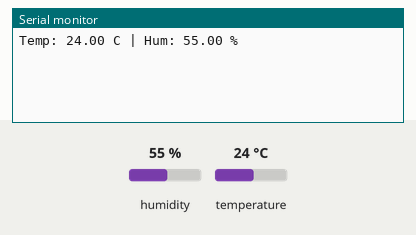
Simulated run of this sketch. Board: ESP32. On the bench: the last lines printed to the serial monitor. The test bench sets the inputs (shaded band); at power-on: humidity 55 %, temperature 24 °C.

Above: at 5.1 s.
5.2 s: humidity set to 22 %
8.4 s: temperature set to 12 °C
At 11.2 s:
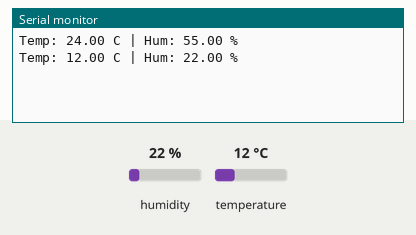
11.6 s: humidity set to 40 %
At 16.2 s:
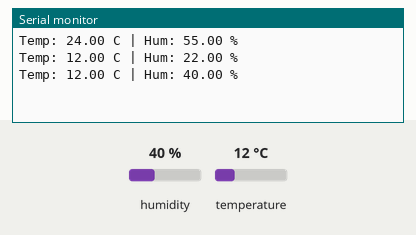
Timing chart, 0 to 17.7 s (numbered marks = the images above; inputs shaded):
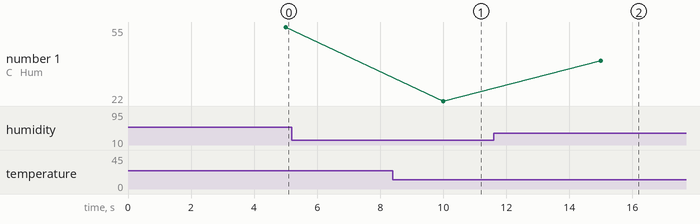

The sketch:

AHT20Sensor.ino
```cpp
#include <Arduino.h>
#include "AHTSensorManager.h"

AHTSensorManager sensor;    //"quản lý cảm biến"

void setup() {
    Serial.begin(115200);   // Khởi tạo Serial

    sensor.begin(); // Khởi tạo cảm biến
}

void loop() {
  sensor.update();
  static unsigned long printTimer = 0;
    if (millis() - printTimer > 5000) {
        Serial.printf("Temp: %.2f C | Hum: %.2f %%\n",
                      sensor.getTemp(),
                      sensor.getHumi());
        printTimer = millis();
    }
}
```

AHTSensorManager.cpp
```cpp
#include "AHTSensorManager.h"

// Khởi tạo các giá trị mặc định cho đối tượng
AHTSensorManager::AHTSensorManager() {
    currentState = INIT;
    lastTimestamp = 0;
}

// Kiểm tra kết nối với cảm biến qua I2C
void AHTSensorManager::begin() {
    if (!aht.begin()) {
        currentState = ERROR; // Nếu không tìm thấy cảm biến, chuyển sang lỗi
    } else {
        currentState = IDLE;  // Sẵn sàng hoạt động
    }
}

void AHTSensorManager::update() {
  switch (currentState) {
    case INIT:
      begin();
      break;

    case IDLE:
      if (millis() - lastTimestamp >= 2000) { // Sau 2 giây nghỉ thì mới bắt đầu chu kỳ đo mới
        currentState = TRIGGER;
      }
      break;

    case TRIGGER:
      currentState = WAITING; // Chuẩn bị chuyển sang bước chờ cảm biến xử lý
      lastTimestamp = millis();
      break;

    case WAITING:
    // Đợi ít nhất 80ms theo datasheet của AHT20 để dữ liệu sẵn sàng
      if (millis() - lastTimestamp >= 80) { // Wait for measurement
        currentState = READ_DATA;
      }
      break;

    case READ_DATA:
      sensors_event_t hum_event, temp_event;
      aht.getEvent(&hum_event, &temp_event);

      this->temp = temp_event.temperature;   // Lấy dữ liệu từ thư viện
      this->humi = hum_event.relative_humidity; // Cập nhật độ ẩm vào biến class

  currentState = IDLE;
  lastTimestamp = millis();
  break;

      currentState = IDLE; // Quay lại trạng thái nghỉ
      lastTimestamp = millis();
      break;

      case ERROR:
        break;
  }
}

// Trả về giá trị nhiệt độ đã lưu
float AHTSensorManager::getTemp() {return temp; }
// Trả về giá trị độ ẩm đã lưu
float AHTSensorManager::getHumi() {return humi; }
```

AHTSensorManager.h
```cpp
#ifndef AHT_SENSOR_MANAGER_H  // Header Guard: Ngăn việc nạp file này 2 lần gây lỗi biên dịch
#define AHT_SENSOR_MANAGER_H

#include <Wire.h> // Thư viện hỗ trợ giao tiếp I2C
#include <Adafruit_AHTX0.h> // Thư viện điều khiển cảm biến AHT10/AHT20

enum SensorState {
  INIT, // Khởi tạo cảm biến
  IDLE, // Trạng thái nghỉ, chờ đến lần đo tiếp theo
  TRIGGER,  // Ra lệnh cho cảm biến bắt đầu đo
  WAITING,  // Chờ cảm biến xử lý dữ liệu
  READ_DATA,  // Đọc dữ liệu từ cảm biến và lưu vào biến
  ERROR // Xử lý khi có lỗi (ví dụ: mất kết nối I2C)
};

class AHTSensorManager {
private:
  Adafruit_AHTX0 aht; // Đối tượng cảm biến từ thư viện Adafruit
  SensorState currentState; // Lưu trạng thái hiện tại
  unsigned long lastTimestamp;  // Lưu mốc thời gian để tính toán delay non-blocking
  float temp;
  float humi;

public:
  AHTSensorManager(); // Hàm khởi tạo
  void begin(); // Hàm thiết lập ban đầu
  void update();  // Hàm cập nhật
  float getTemp();  // Hàm lấy giá trị nhiệt độ
  float getHumi();  // Hàm lấy giá trị độ ẩm
};

#endif
```

Measured:
- after the input at 8.4 s, the serial monitor: prints a new line after 1.6 s (image 1)
- after the input at 11.6 s, the serial monitor: prints a new line after 3.4 s (image 2)
- plotted number 1: 22 → 40 after the input at 11.6 s
